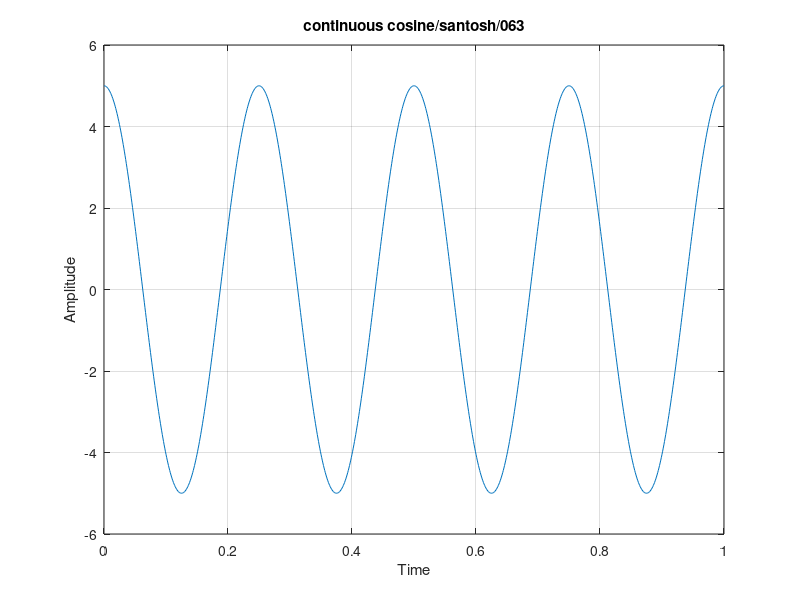

The MATLAB source for this figure:
%construct a continuous cosine wave having amplitude 5 units and frequency 4
%hz.plot the signal
clc;
close all;
clear all;
a=5;
f=4;
t=0:0.001:1;
x=a*cos(2*pi*f*t);
plot(t,x);
xlabel('Time');
ylabel('Amplitude');
title('continuous cosine/santosh/063');
grid on;